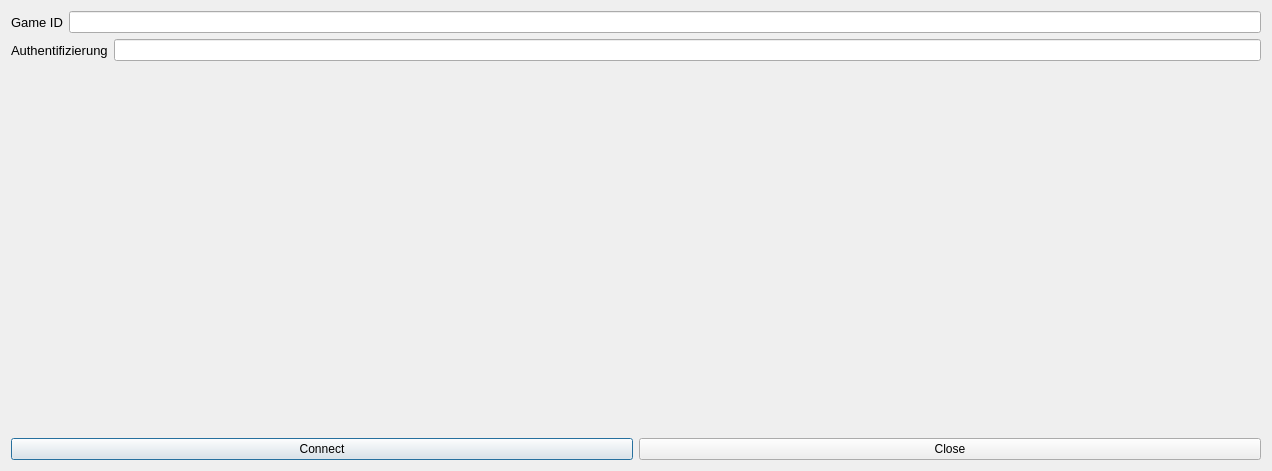
<?xml version="1.0" encoding="UTF-8"?>
<ui version="4.0">
 <class>Timekeeper</class>
 <widget class="QDialog" name="Timekeeper">
  <property name="geometry">
   <rect>
    <x>0</x>
    <y>0</y>
    <width>1272</width>
    <height>471</height>
   </rect>
  </property>
  <property name="windowTitle">
   <string>Timekeeper</string>
  </property>
  <layout class="QVBoxLayout" name="verticalLayout_2">
   <item>
    <layout class="QVBoxLayout" name="verticalLayout">
     <item>
      <layout class="QHBoxLayout" name="horizontalLayout">
       <item>
        <widget class="QLabel" name="label">
         <property name="font">
          <font>
           <pointsize>10</pointsize>
          </font>
         </property>
         <property name="text">
          <string>Game ID</string>
         </property>
        </widget>
       </item>
       <item>
        <widget class="QLineEdit" name="gameID"/>
       </item>
      </layout>
     </item>
     <item>
      <layout class="QHBoxLayout" name="horizontalLayout_2">
       <item>
        <widget class="QLabel" name="label_2">
         <property name="font">
          <font>
           <pointsize>10</pointsize>
          </font>
         </property>
         <property name="text">
          <string>Authentifizierung</string>
         </property>
        </widget>
       </item>
       <item>
        <widget class="QLineEdit" name="auth"/>
       </item>
      </layout>
     </item>
     <item>
      <spacer name="verticalSpacer">
       <property name="orientation">
        <enum>Qt::Vertical</enum>
       </property>
       <property name="sizeHint" stdset="0">
        <size>
         <width>20</width>
         <height>40</height>
        </size>
       </property>
      </spacer>
     </item>
     <item>
      <layout class="QHBoxLayout" name="horizontalLayout_3">
       <item>
        <widget class="QPushButton" name="connectButton">
         <property name="text">
          <string>Connect</string>
         </property>
        </widget>
       </item>
       <item>
        <widget class="QPushButton" name="closeButton">
         <property name="text">
          <string>Close</string>
         </property>
        </widget>
       </item>
      </layout>
     </item>
    </layout>
   </item>
  </layout>
 </widget>
 <resources/>
 <connections>
  <connection>
   <sender>connectButton</sender>
   <signal>clicked()</signal>
   <receiver>Timekeeper</receiver>
   <slot>connect()</slot>
   <hints>
    <hint type="sourcelabel">
     <x>551</x>
     <y>391</y>
    </hint>
    <hint type="destinationlabel">
     <x>584</x>
     <y>364</y>
    </hint>
   </hints>
  </connection>
  <connection>
   <sender>closeButton</sender>
   <signal>clicked()</signal>
   <receiver>Timekeeper</receiver>
   <slot>close()</slot>
   <hints>
    <hint type="sourcelabel">
     <x>907</x>
     <y>383</y>
    </hint>
    <hint type="destinationlabel">
     <x>635</x>
     <y>235</y>
    </hint>
   </hints>
  </connection>
 </connections>
 <slots>
  <slot>connect()</slot>
 </slots>
</ui>
